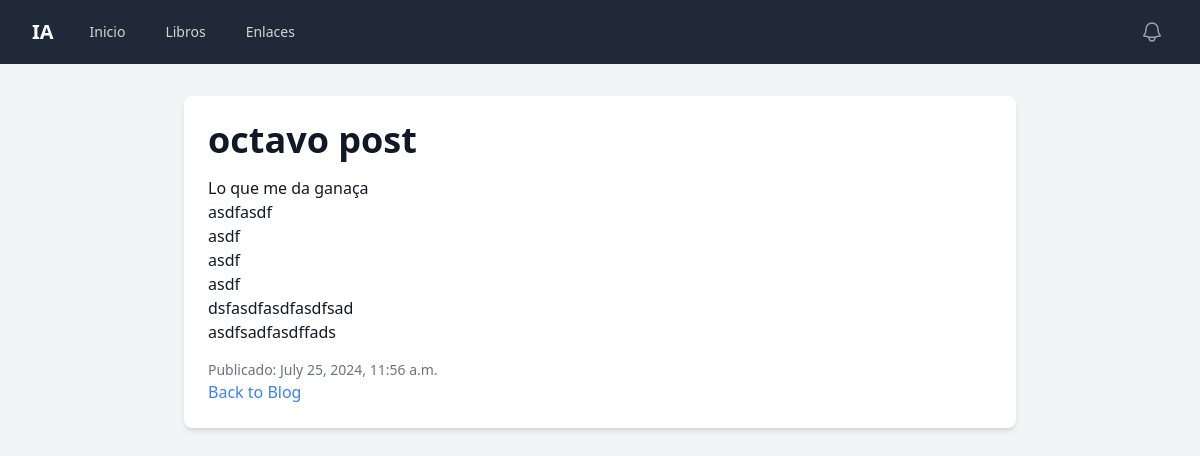
The page /post/8/ on the database its author committed.
### blog/models.py (models this page shows, shortened)
class Post(models.Model):
    title = models.CharField(max_length=200)
    content = RichTextUploadingField()
    created_at = models.DateTimeField(auto_now_add=True)

### blog/views.py (the view)
# urls.py: path('post/<int:pk>/', views.post_detail, name='post_detail'),
def post_detail(request, pk):
    post = get_object_or_404(Post, pk=pk)
    return render(request, 'blog/post_detail.html', {'post': post})

### blog/templates/blog/post_detail.html
{% extends 'blog/base.html' %}
{% block content %}
<div class="max-w-4xl mx-auto px-4 sm:px-6 lg:px-8">
    <div class="bg-white shadow-md rounded-lg p-6">
        <h1 class="text-4xl font-bold mb-4">{{ post.title }}</h1>
        <div class="prose">
            {{ post.content|safe }}
        </div>
        <p class="text-sm text-gray-500 mt-4">Publicado: {{ post.created_at }}</p>
        <a href="{% url 'post_list' %}" class="text-blue-500 hover:underline">Back to Blog</a>
    </div>
</div>
{% endblock %}

### rows shown on the page
Post: title "octavo post", content "Lo que me da ganaça asdfasdf asdf asdf asdf dsfasdfasdfasdfsad asdfsadfasdffads", created_at "July 25, 2024, 11:56 a.m."
